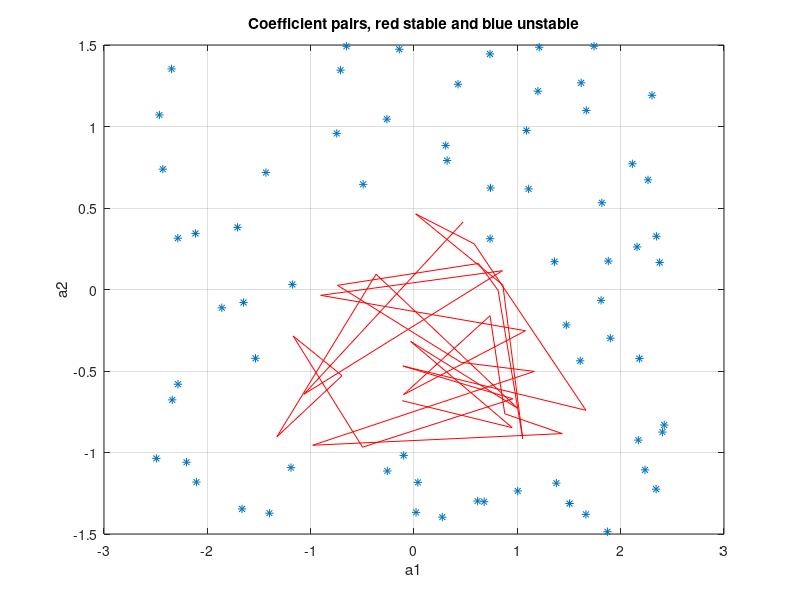

MATLAB code to generate this figure:
clc;
clear;
%plots the stability triangle if called mutliple times
N = 1000;
a1=5.*rand(100,1)-2.5;
a2=3.*rand(100,1)-1.5;
w=randn(N,1);
% a1_2 = zeros(100,1)
% for j=1:100
%     a1_2(i) = a1(i)^i;
%     a2_2(i) = a2(i)^i;
% end

x = zeros(N,N);
x(:,1) = w(1);
x(:,2) = w(2)+a1(1)*x(:,1);
for j=1:100
    for i=3:N
        x(j,i) = w(i) + a1(j)*x(j,i-1) + a2(j)*x(j,i-2);
    end
end
a = zeros(100,1);
b = zeros(100,1);
for j=1:100
    %cehck for overshoot
    if (abs(x(j,N))>10)||(isnan(x(j,N)))
        disp(j)
        a(j) = a1(j);
        b(j) = a2(j);
        a1(j)=0;
        a2(j)=0;
    else
        str = sprintf('______________\nfor j=%d\na1:%f\na2:%f\nx_end:%f\na1+a2:%f\n',j,a1(j),a2(j),x(j,N),a1(j)+a2(j));
        disp(str);
    end
end
%clear coef list
a1(a1==0)=[];
a2(a2==0)=[];
a(a==0)=[];
b(b==0)=[];
plot(a1,a2,'r-');hold on
grid on
plot(a,b,'*'); 
xlabel('a1')
ylabel('a2')
str = sprintf('Coefficient pairs, red stable and blue unstable');
title(str)